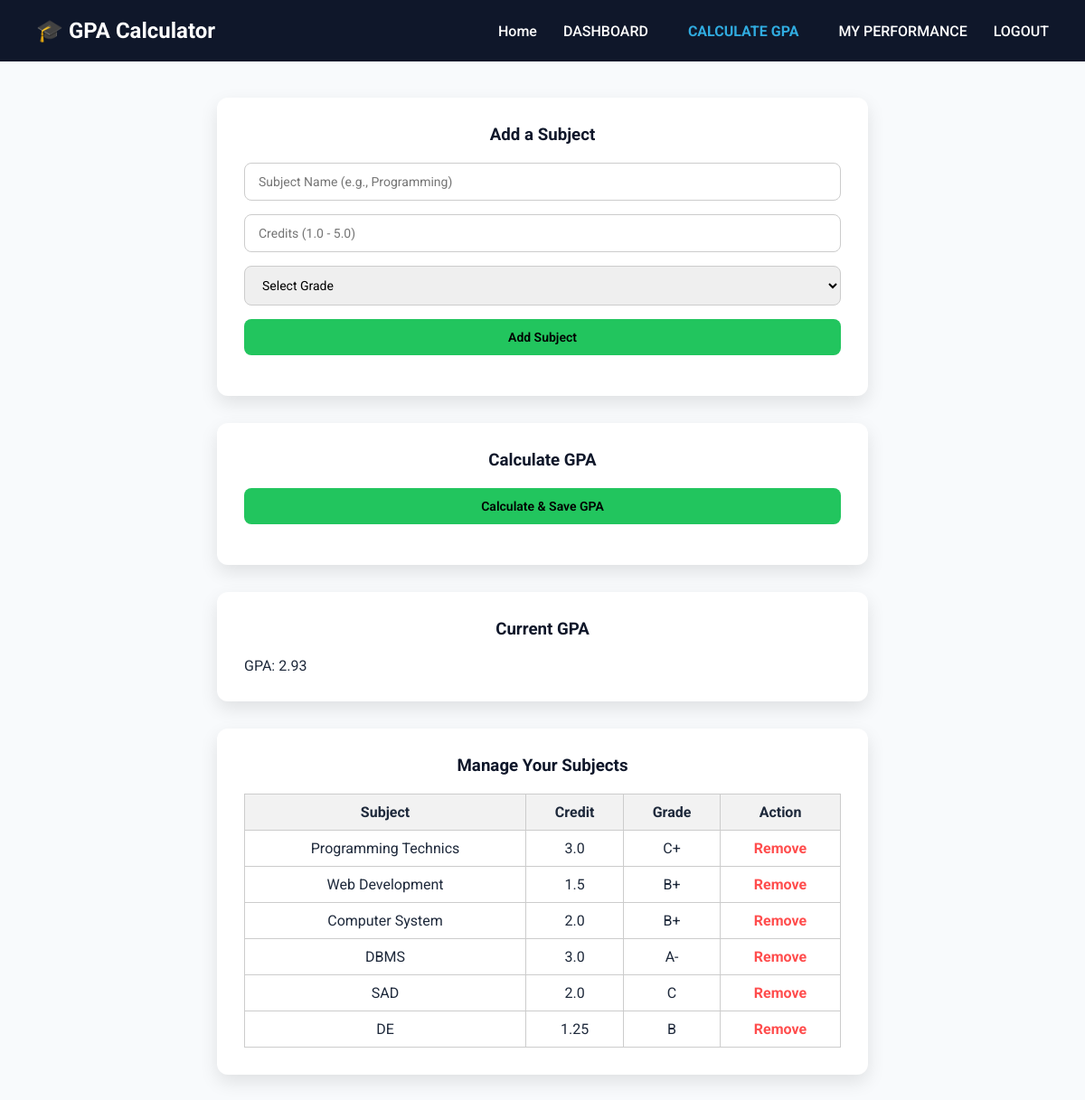
The page /gpa_calculator (signed in) on the database its author committed.
### tables this page shows
CREATE TABLE subjects (
            id INTEGER PRIMARY KEY AUTOINCREMENT,
            user_id INTEGER NOT NULL,
            subject_name TEXT NOT NULL,
            credit REAL NOT NULL,
            grade TEXT NOT NULL,
            FOREIGN KEY(user_id) REFERENCES users(id)
        );

### app.py (the view)
@app.route("/gpa_calculator", methods=["GET", "POST"])
def gpa_calculator_route():
    if "user_id" not in session:
        return redirect(url_for("login"))
    db = get_db()
    rows = db.execute(
        "SELECT id, subject_name, credit, grade FROM subjects WHERE user_id=?",
        (session["user_id"],)
    ).fetchall()
    subjects_list = [dict(row) for row in rows]
    gpa, total_credits, weak_count = calculate_gpa(subjects_list)
    if request.method == "POST":
        db.execute("UPDATE users SET gpa=? WHERE id=?", (gpa, session["user_id"]))
        db.commit()
        db.close()
        flash(f"GPA saved: {gpa}", "success")
        return redirect(url_for("gpa_calculator_route"))
    db.close()
    return render_template("gpa_calculator.html", gpa=gpa, subjects=subjects_list)

### app.py (called while the page is built)
def get_db():
    conn = sqlite3.connect(DB_FILE)
    conn.row_factory = sqlite3.Row
    return conn

def calculate_gpa(subjects):
    grade_points = {
        "A+":4.0, "A":4.0, "A-":3.7,
        "B+":3.3, "B":3.0, "B-":2.7,
        "C+":2.3, "C":2.0,
        "D":1.0, "F":0.0
    }
    total_points = 0
    total_credits = 0
    weak_count = 0
    for s in subjects:
        credit = float(s["credit"])
        gp = grade_points.get(s["grade"], 0)
        total_points += gp * credit
        total_credits += credit
        if s["grade"] in ["D", "F"]:
            weak_count += 1
    gpa = round(total_points / total_credits, 2) if total_credits else 0
    return gpa, total_credits, weak_count

### templates/gpa_calculator.html (shortened to what this page needs)
<!DOCTYPE html>
<html lang="en">
<head>
    <link rel="stylesheet" href="{{ url_for('static', filename='css/gpa_calculator.css') }}">
</head>
<body>
<header>
    <h1>🎓 GPA Calculator</h1>
    <nav>
        <a href="{{ url_for('home') }}">Home</a>
        <a href="{{ url_for('dashboard') }}">DASHBOARD</a>
        <a href="{{ url_for('gpa_calculator_route') }}"class=highlight>CALCULATE GPA</a>
        <a href="{{ url_for('student_dashboard') }}">MY PERFORMANCE</a>
        <a href="{{ url_for('home') }}">LOGOUT</a>
    </nav>
</header>
<div class="container">
    <div class="card">
        <h3>Add a Subject</h3>
        <form method="POST" action="{{ url_for('add_subject') }}">
            <input type="text" name="subject_name" placeholder="Subject Name (e.g., Programming)" required>
            <input type="number" name="credit" placeholder="Credits (1.0 - 5.0)" min="1" max="5" step="0.25" required>
            <select name="grade" required>
                <option value="">Select Grade</option>
            </select>
            <button type="submit">Add Subject</button>
        </form>
    </div>
    <div class="card">
        <h3>Calculate GPA</h3>
        <form method="POST" action="{{ url_for('gpa_calculator_route') }}">
            <button type="submit">Calculate & Save GPA</button>
        </form>
    </div>
    <div class="card">
        <h3>Current GPA</h3>
        <p>GPA: {{ gpa if gpa is defined else 0.00 }}</p>
    </div>
    <div class="card">
    <h3>Manage Your Subjects</h3>
    <table border="1" style="width:100%; border-collapse: collapse; margin-top: 15px;">
        <thead>
            <tr style="background-color: #f2f2f2;">
                <th>Subject</th>
                <th>Credit</th>
                <th>Grade</th>
                <th>Action</th>
            </tr>
        </thead>
        <tbody>
            {% for s in subjects %}
            <tr>
                <td>{{ s.subject_name }}</td>
                <td>{{ s.credit }}</td>
                <td>{{ s.grade }}</td>
                <td style="text-align: center;">
                    <a href="{{ url_for('delete_subject', subject_id=s.id) }}"
                       style="color: #ff4d4d; font-weight: bold; text-decoration: none;"
                       onclick="return confirm('Are you sure you want to remove this subject?')">
                       Remove
                    </a>
                </td>
            </tr>
            {% endfor %}
        </tbody>
    </table>
</div>
</div>
</body>
</html>

### static/css/gpa_calculator.css (style rules this page uses)
:root { --primary-color: #0f172a; --secondary-color: #2563eb; --accent-color: #22c55e; --bg-color: #f8fafc; --card-bg: #ffffff; --text-color: #1e293b; }
* { margin:0; padding:0; box-sizing:border-box; font-family:'Roboto', sans-serif; }
body { background-color: var(--bg-color); color: var(--text-color); }
header { background-color: var(--primary-color); color: white; padding: 20px 40px; display: flex; justify-content: space-between; align-items: center; }
header h1 { font-size: 24px; }
nav a { margin-left: 25px; color:white; font-weight:500; text-decoration: none; transition: color 0.3s; }
.container { padding: 40px; max-width: 800px; margin:auto; }
.card { background-color: var(--card-bg); padding: 30px; border-radius: 12px; box-shadow: 0 8px 20px rgba(0,0,0,0.1); margin-bottom: 30px; }
.card h3 { color: var(--primary-color); margin-bottom: 20px; text-align:center; }
form input, form select, form button { width: 100%; padding: 12px 15px; margin-bottom: 15px; border-radius: 8px; border: 1px solid #ccc; font-size: 14px; }
form button { background-color: var(--accent-color); border: none; font-weight: 600; cursor: pointer; transition: transform 0.3s, background 0.3s; }
table { width: 100%; border-collapse: collapse; margin-top: 20px; }
table, th, td { border: 1px solid #ccc; }
th, td { padding: 10px; text-align: center; }
nav a.highlight { color: rgb(48, 171, 223); padding: 8px 15px; border-radius: 20px; font-weight: bold; text-decoration: none; transition: transform 0.2s; }

### rows shown on the page
subjects: subject_name "Programming Technics", credit "3.0", grade "C+"
subjects: subject_name "Web Development", credit "1.5", grade "B+"
subjects: subject_name "Computer System", credit "2.0", grade "B+"
subjects: subject_name "DBMS", credit "3.0", grade "A-"
subjects: subject_name "SAD", credit "2.0", grade "C"
subjects: subject_name "DE", credit "1.25", grade "B"

### other values the page prints
{{ gpa if gpa is defined else 0.00 }} "2.93"
